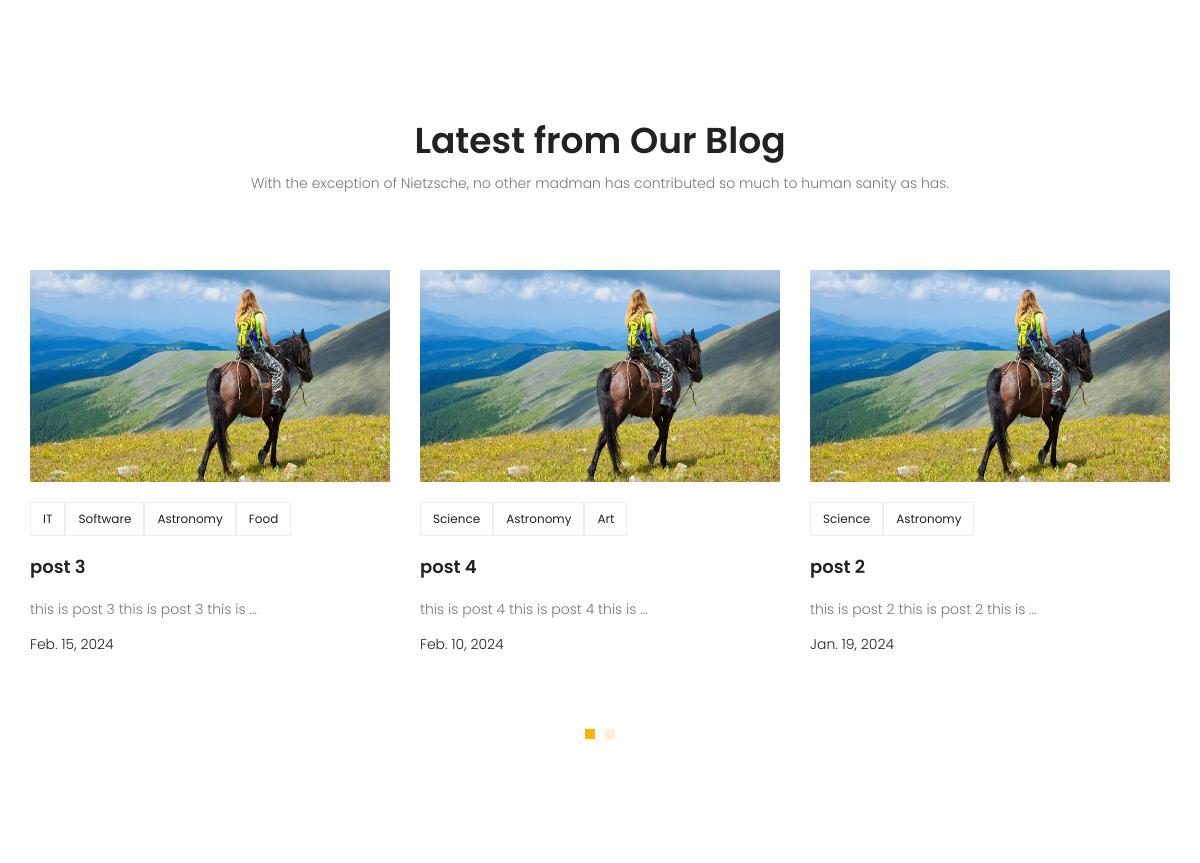
/ (middle part), run on an earlier commit of the app's database.
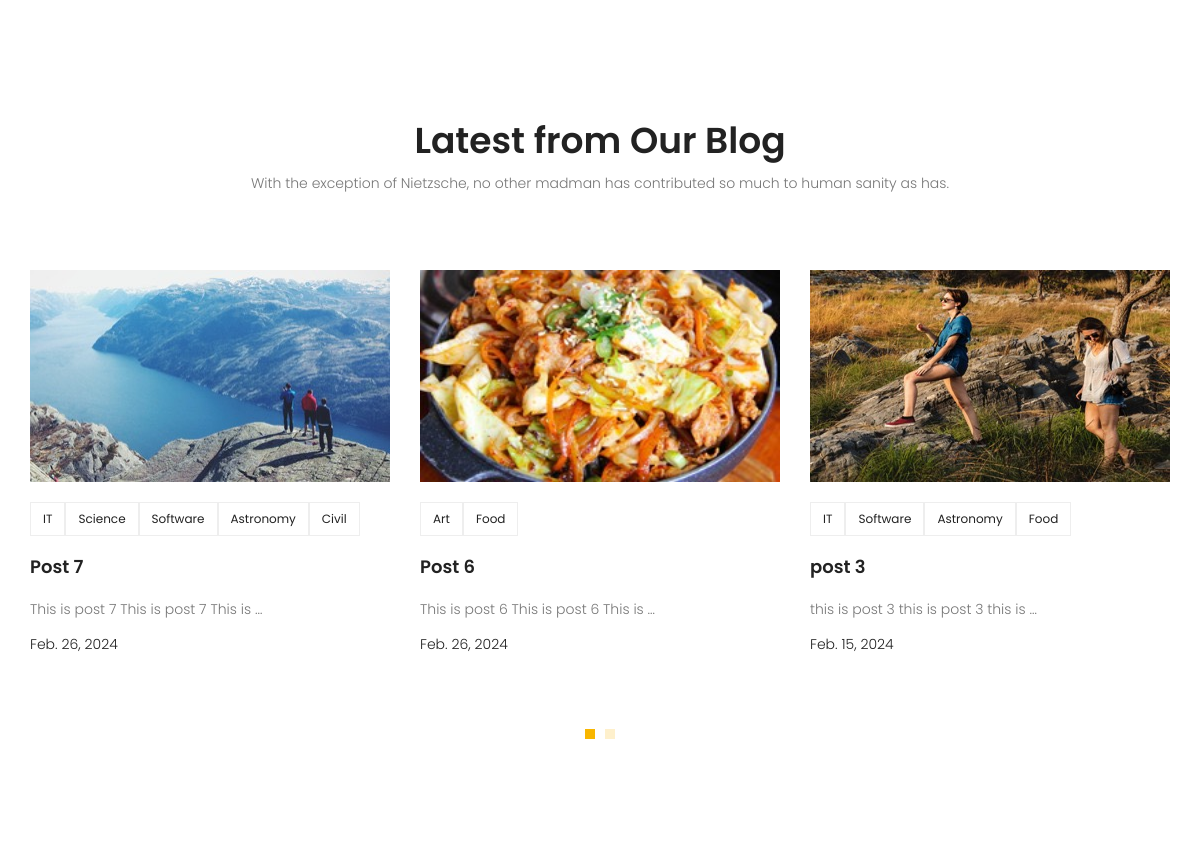
And on a later commit of the database.
### blog/models.py (models this page shows, shortened)
class Post(models.Model):
    image = models.ImageField(upload_to= 'blog/',default='blog/default.jpg')
    author = models.ForeignKey(User,on_delete=models.SET_NULL,null=True)
    title = models.CharField(max_length=255)
    content = models.TextField()
    tags = TaggableManager()
    category = models.ManyToManyField(Category)
    counted_views = models.IntegerField(default=0)
    status = models.BooleanField(default=False)
    published_date = models.DateTimeField(null=True)
    created_date = models.DateTimeField(auto_now_add=True)
    updated_date = models.DateTimeField(auto_now=True)
    class Meta():
        ordering = ['created_date']

class Category(models.Model):
        name = models.CharField(max_length=255)

### website/views.py (the view)
# urls.py: path('', index_view, name="index"),
def index_view(request):
    return render(request, 'website/index.html')

### website/templatetags/website_tags.py (called while the page is built)
@register.inclusion_tag('website/latestposts.html')
def latestposts(arg):
    posts = Post.objects.filter(published_date__lte=timezone.now(), status=1).order_by("published_date").reverse()[:arg]
    return {'posts': posts}

### templates/website/index.html (shortened to what this page needs)
{% extends 'base.html' %}
{% load static %}
{% load website_tags %}
{% block content %}
<section class="recent-blog-area section-gap">
	<div class="container">
		<div class="row d-flex justify-content-center">
			<div class="menu-content pb-60 col-lg-9">
				<div class="title text-center">
					<h1 class="mb-10">Latest from Our Blog</h1>
					<p>With the exception of Nietzsche, no other madman has contributed so much to human sanity as
						has.</p>
				</div>
			</div>
		</div>
		{% latestposts 6 %}
	</div>
</section>
{% endblock %}

### templates/website/latestposts.html
{% load static %}
<div class="row">
    <div class="active-recent-blog-carusel">
        {% for post in posts %}
        <div class="single-recent-blog-post item">
            <a href="{% url 'blog:single' pid=post.id %}">
                <div class="thumb">
                    <img class="img-fluid" src="{{post.image.url}}" alt="">
                </div>
            </a>
            <div class="details">
                <div class="tags">
                    <ul>
                        {% for cat in post.category.all %}
                        <li><a href="{% url 'blog:category' cat_name=cat.name %}">{{cat.name}}</a>
                        {% endfor %}
                    </ul>
                </div>
                <a href="{% url 'blog:single' pid=post.id  %}">
                    <h4 class="title">{{post.title}}</h4>
                </a>
                <p>
                    {{post.content|truncatewords:10}}
                </p>
                <h6 class="date">{{post.published_date|date:""}}</h6>
            </div>
        </div>
        {% endfor %}
    </div>
</div>

What changed in the data, as far as the page shows it:
no longer on this page (row edited): Post: image (placeholder picture), title "post 4", content "this is post 4 this is post 4 this is …", published_date "Feb. 10, 2024", Category (name "Science"), Category (name "Astronomy"), Category (name "Art")
no longer on this page (row edited): Post: image (placeholder picture), title "post 2", content "this is post 2 this is post 2 this is …", published_date "Jan. 19, 2024", Category (name "Science"), Category (name "Astronomy")
added Post: image (picture), title "Post 7", content "This is post 7 This is post 7 This is …", published_date "Feb. 26, 2024", Category (name "IT"), Category (name "Science"), Category (name "Software"), Category (name "Astronomy")
now on this page (row unchanged): Category: name "Civil", shown under "Post 7"
added Post: image (picture), title "Post 6", content "This is post 6 This is post 6 This is …", published_date "Feb. 26, 2024", Category (name "Art"), Category (name "Food")
changed Post "post 3": image: picture added in place of a placeholder
